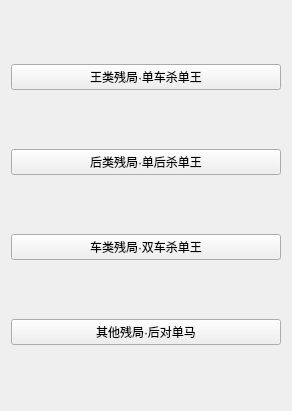
<?xml version="1.0" encoding="UTF-8"?>
<ui version="4.0">
 <class>canjuwindow</class>
 <widget class="QWidget" name="canjuwindow">
  <property name="geometry">
   <rect>
    <x>0</x>
    <y>0</y>
    <width>292</width>
    <height>411</height>
   </rect>
  </property>
  <property name="windowTitle">
   <string>Form</string>
  </property>
  <layout class="QVBoxLayout" name="verticalLayout">
   <item>
    <widget class="QPushButton" name="pushButton">
     <property name="text">
      <string>王类残局·单车杀单王</string>
     </property>
    </widget>
   </item>
   <item>
    <widget class="QPushButton" name="pushButton_2">
     <property name="text">
      <string>后类残局·单后杀单王</string>
     </property>
    </widget>
   </item>
   <item>
    <widget class="QPushButton" name="pushButton_3">
     <property name="text">
      <string>车类残局·双车杀单王</string>
     </property>
    </widget>
   </item>
   <item>
    <widget class="QPushButton" name="pushButton_4">
     <property name="text">
      <string>其他残局·后对单马</string>
     </property>
    </widget>
   </item>
  </layout>
 </widget>
 <resources/>
 <connections/>
</ui>
